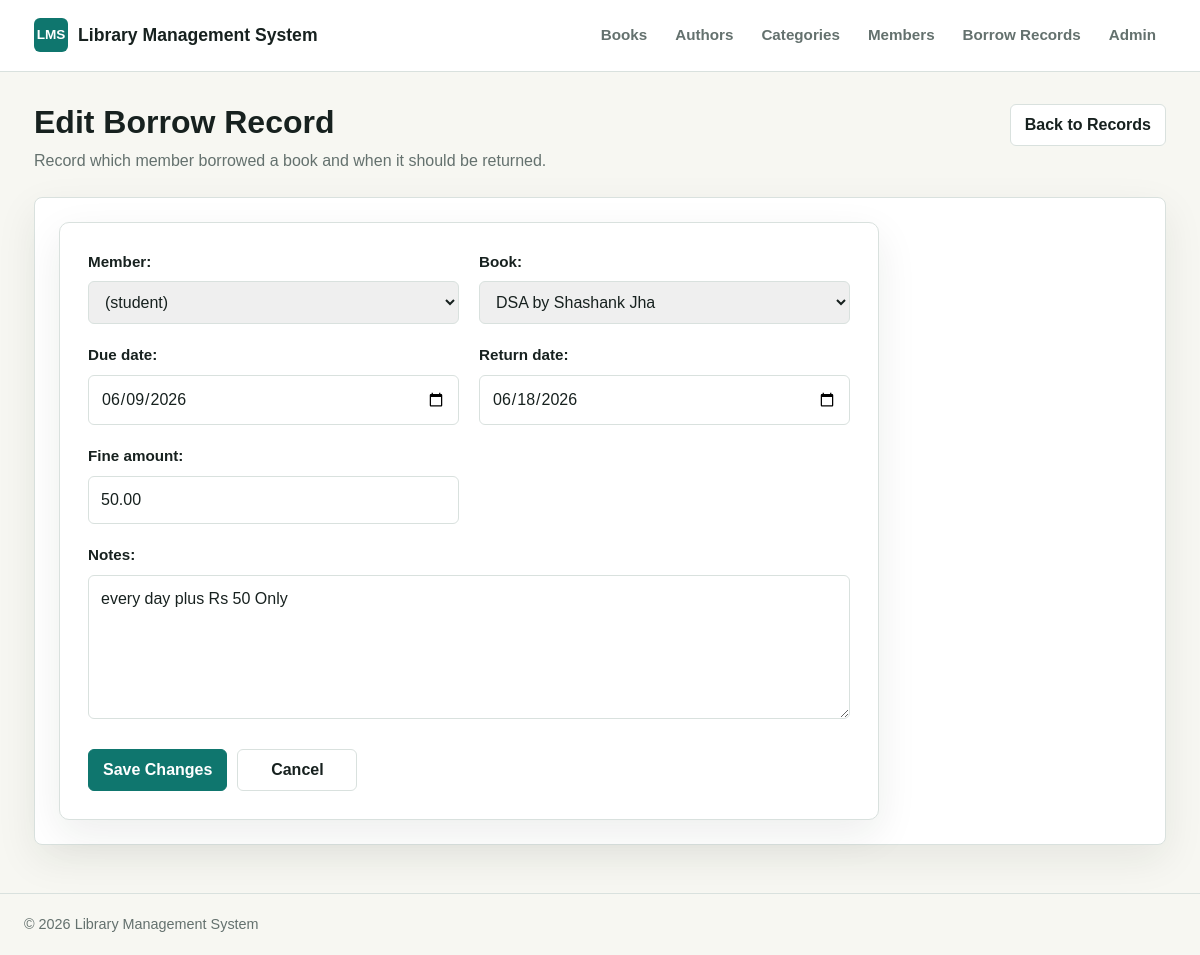
Page /borrow-records/2/edit/ on the committed database.
### borrow_records/models.py (models this page shows, shortened)
class BorrowRecord(models.Model):
    member      = models.ForeignKey(Member, on_delete=models.CASCADE)
    book        = models.ForeignKey(Book,   on_delete=models.CASCADE)
    borrow_date = models.DateField(auto_now_add=True)
    due_date    = models.DateField()
    return_date = models.DateField(null=True, blank=True)
    fine_amount = models.DecimalField(max_digits=6, decimal_places=2, default=0.00)
    notes       = models.TextField(blank=True)
    class Meta:
        ordering = ['-borrow_date']

### borrow_records/views.py (the view)
# urls.py: path('<int:pk>/edit/', views.borrow_record_update, name='update'),
def borrow_record_update(request, pk):
    borrow_record = get_object_or_404(BorrowRecord, pk=pk)
    if request.method == 'POST':
        form = BorrowRecordForm(request.POST, instance=borrow_record)
        if form.is_valid():
            borrow_record = form.save()
            messages.success(request, 'Borrow record updated successfully.')
            return redirect('borrow_records:detail', pk=borrow_record.pk)
    else:
        form = BorrowRecordForm(instance=borrow_record)
    return render(
        request,
        'borrow_records/form.html',
        {
            'form': form,
            'borrow_record': borrow_record,
            'form_title': 'Edit Borrow Record',
            'submit_label': 'Save Changes',
        }
    )

### borrow_records/forms.py
class BorrowRecordForm(forms.ModelForm):
    class Meta:
        model = BorrowRecord
        fields = [
            'member',
            'book',
            'due_date',
            'return_date',
            'fine_amount',
            'notes',
        ]
        widgets = {
            'due_date': forms.DateInput(attrs={
                'type': 'date',
            }),
            'return_date': forms.DateInput(attrs={
                'type': 'date',
            }),
            'fine_amount': forms.NumberInput(attrs={
                'min': 0,
                'step': '0.01',
            }),
            'notes': forms.Textarea(attrs={
                'placeholder': 'Optional notes',
                'rows': 5,
            }),
        }

### books/models.py (called while the page is built)
    def __str__(self):
        return f"{self.title} by {self.author.name}"

### members/models.py (called while the page is built)
    def __str__(self):
        return f"{self.user.get_full_name()} ({self.membership_type})"

### borrow_records/templates/borrow_records/form.html (shortened to what this page needs)
{% extends 'base.html' %}
{% block page_title %}{{ form_title }}{% endblock %}
{% block page_subtitle %}
    <p>Record which member borrowed a book and when it should be returned.</p>
{% endblock %}
{% block page_actions %}
    <a class="button secondary" href="{% url 'borrow_records:list' %}">Back to Records</a>
{% endblock %}
{% block content %}
    <div class="form-card">
        <form class="record-form" method="post" novalidate>
            <div class="form-grid">
                {% for field in form %}
                    <div class="form-field {% if field.name == 'notes' %}full{% endif %}">
                        {{ field.label_tag }}
                        {{ field }}
                    </div>
                {% endfor %}
            </div>
            <div class="form-actions">
                <button class="button" type="submit">{{ submit_label }}</button>
                <a class="button secondary" href="{% url 'borrow_records:list' %}">Cancel</a>
            </div>
        </form>
    </div>
{% endblock %}

### templates/base.html (style rules this page uses)
:root { --bg: #f7f7f2; --surface: #ffffff; --surface-muted: #f0f4f3; --text: #17211f; --muted: #64716e; --border: #d9e1de; --brand: #0f766e; --brand-dark: #115e59; --accent: #b45309; --danger: #be123c; --shadow: 0 14px 40px rgba(23, 33, 31, 0.08); }
* { box-sizing: border-box; }
body { margin: 0; min-height: 100vh; background: var(--bg); color: var(--text); font-family: Arial, Helvetica, sans-serif; line-height: 1.5; }
a { color: inherit; text-decoration: none; }
.page-heading p { color: var(--muted); margin: 8px 0 0; max-width: 700px; }
.button { align-items: center; background: var(--brand); border: 1px solid var(--brand); border-radius: 6px; color: #ffffff; cursor: pointer; display: inline-flex; font: inherit; font-weight: 700; justify-content: center; min-height: 40px; padding: 8px 14px; }
.button.secondary { background: var(--surface); border-color: var(--border); color: var(--text); }

### borrow_records/templates/borrow_records/form.html (style rules this page uses)
.form-card { background: var(--surface); border: 1px solid var(--border); border-radius: 10px; box-shadow: var(--shadow); padding: 28px; max-width: 820px; }
.record-form { display: grid; gap: 20px; }
.form-grid { display: grid; gap: 20px; grid-template-columns: repeat(2, minmax(0, 1fr)); }
.form-field { display: grid; gap: 8px; }
.form-field.full { grid-column: 1 / -1; }
.form-field label { font-weight: 700; color: var(--text); font-size: 0.95rem; }
.form-field input, .form-field select, .form-field textarea { border: 1px solid var(--border); border-radius: 6px; color: var(--text); font: inherit; padding: 11px 12px; width: 100%; transition: all 0.2s ease; }
.form-actions { display: flex; flex-wrap: wrap; gap: 10px; margin-top: 10px; }
.form-actions .button { min-width: 120px; }

### rows in the picture
BorrowRecord: form "(student)" "DSA by Shashank Jha" "06/09/2026" "06/18/2026" "50.00" "every day plus Rs 50 Only"

### other values in the picture
{{ field.label_tag }} "Member:" "Book:" "Due date:" "Return date:" "Fine amount:" "Notes:"
{{ submit_label }} "Save Changes"
